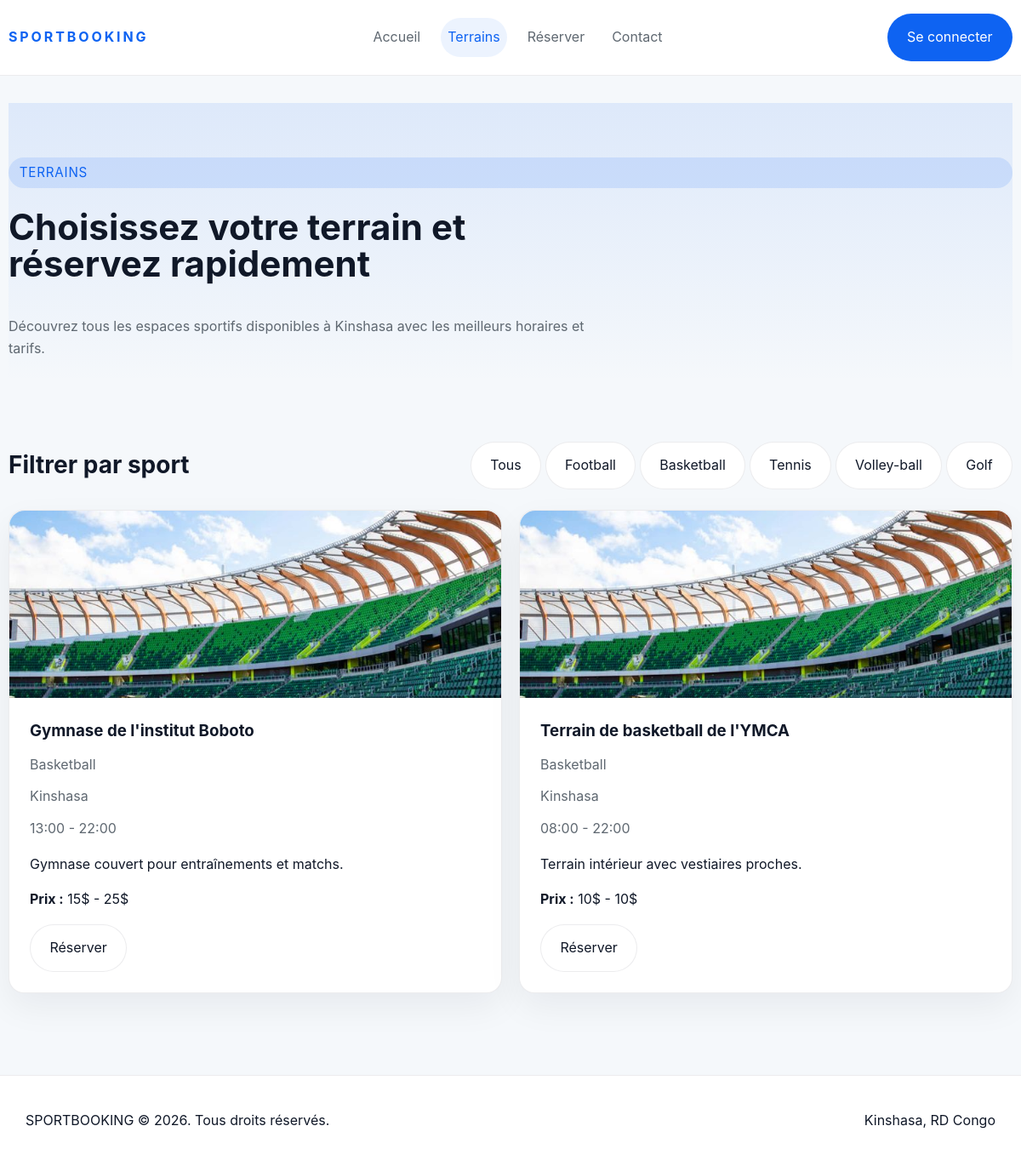
Screenshot of /terrains.php?sport=Basketball with the database file from the repository.
### tables this page shows
CREATE TABLE IF NOT EXISTS terrains (
    id INT AUTO_INCREMENT PRIMARY KEY,
    nom VARCHAR(150) NOT NULL,
    adresse VARCHAR(255) NOT NULL,
    ville VARCHAR(100) NOT NULL,
    sport VARCHAR(80) NOT NULL,
    prix_min DECIMAL(10,2) NOT NULL DEFAULT 0,
    prix_max DECIMAL(10,2) NOT NULL DEFAULT 0,
    horaire_ouverture TIME NOT NULL,
    horaire_fermeture TIME NOT NULL,
    description TEXT,
    image VARCHAR(255) DEFAULT NULL,
    statut ENUM('actif','inactif') NOT NULL DEFAULT 'actif'
);

### includes/functions.php (called while the page is built, shortened)
<?php
function h($value)
{
    return htmlspecialchars($value, ENT_QUOTES | ENT_SUBSTITUTE, 'UTF-8');
}

### terrains.php (the view)
<?php
require_once 'config/connexion.php';
require_once 'includes/header.php';
$sport = filter_input(INPUT_GET, 'sport', FILTER_SANITIZE_STRING);
if ($sport) {
    $stmt = $pdo->prepare('SELECT * FROM terrains WHERE statut = :statut AND sport = :sport ORDER BY nom');
    $stmt->execute(['statut' => 'actif', 'sport' => $sport]);
} else {
    $stmt = $pdo->query('SELECT * FROM terrains WHERE statut = "actif" ORDER BY nom');
}
$terrains = $stmt->fetchAll();
?>
<section class="hero container">
    <div class="hero-inner">
        <span class="eyebrow">Terrains</span>
        <h1>Choisissez votre terrain et réservez rapidement</h1>
        <p>Découvrez tous les espaces sportifs disponibles à Kinshasa avec les meilleurs horaires et tarifs.</p>
    </div>
</section>
<section class="section-overview container">
    <div class="section-heading">
        <h2>Filtrer par sport</h2>
        <div>
            <a class="btn btn-outline" href="terrains.php">Tous</a>
            <a class="btn btn-outline" href="terrains.php?sport=Football">Football</a>
            <a class="btn btn-outline" href="terrains.php?sport=Basketball">Basketball</a>
            <a class="btn btn-outline" href="terrains.php?sport=Tennis">Tennis</a>
            <a class="btn btn-outline" href="terrains.php?sport=Volley-ball">Volley-ball</a>
            <a class="btn btn-outline" href="terrains.php?sport=Golf">Golf</a>
        </div>
    </div>
    <?php if (empty($terrains)): ?>
        <p>Aucun terrain trouvé pour ce filtre.</p>
    <?php else: ?>
        <div class="card-grid">
            <?php foreach ($terrains as $terrain): ?>
                <article class="terrain-card">
                    <img src="<?= h($terrain['image'] ?: 'assets/images/B.jpeg') ?>" alt="<?= h($terrain['nom']) ?>">
                    <div class="terrain-card-body">
                        <h3><?= h($terrain['nom']) ?></h3>
                        <div class="terrain-meta">
                            <span><?= h($terrain['sport']) ?></span>
                            <span><?= h($terrain['ville']) ?></span>
                            <span><?= date('H:i', strtotime($terrain['horaire_ouverture'])) ?> - <?= date('H:i', strtotime($terrain['horaire_fermeture'])) ?></span>
                        </div>
                        <p><?= h($terrain['description']) ?></p>
                        <p><strong>Prix :</strong> <?= number_format($terrain['prix_min'], 0, ',', ' ') ?>$ - <?= number_format($terrain['prix_max'], 0, ',', ' ') ?>$</p>
                        <a href="reservation.php?terrain=<?= h($terrain['id']) ?>" class="btn btn-secondary">Réserver</a>
                    </div>
                </article>
            <?php endforeach; ?>
        </div>
    <?php endif; ?>
</section>
<?php require_once 'includes/footer.php'; ?>

### assets/css/style.css (style rules this page uses)
:root { --bg: #f5f8fb; --surface: #ffffff; --surface-alt: #edf3fa; --text: #101828; --muted: #5f6871; --primary: #0e63f2; --primary-dark: #0c54cc; --success: #16a34a; --danger: #dc2626; --border: rgba(15, 23, 42, 0.08); --radius: 18px; --max-width: 1180px; }
* { box-sizing: border-box; }
html { scroll-behavior: smooth; }
body { margin: 0; font-family: Inter, system-ui, -apple-system, BlinkMacSystemFont, 'Segoe UI', sans-serif; background: var(--bg); color: var(--text); line-height: 1.6; }
a { color: inherit; text-decoration: none; }
img { max-width: 100%; display: block; }
.container { width: min(100%, var(--max-width)); margin: 0 auto; padding: 0 1.25rem; }
.btn { display: inline-flex; align-items: center; justify-content: center; gap: 0.5rem; padding: 0.9rem 1.4rem; border-radius: 999px; border: 1px solid transparent; cursor: pointer; transition: all 0.2s ease; }
.btn-secondary, .btn-outline { background: var(--surface); color: var(--text); border-color: var(--border); }
.hero { padding: 4rem 0 3rem; background: linear-gradient(180deg, rgba(14, 99, 242, 0.1), transparent 90%); }
.hero-inner, .hero-content { display: grid; gap: 1.5rem; }
.hero h1 { margin: 0; font-size: clamp(2.5rem, 3.5vw, 4rem); line-height: 1.03; max-width: 720px; }
.eyebrow { display: inline-block; padding: 0.35rem 0.8rem; border-radius: 999px; background: rgba(14, 99, 242, 0.12); color: var(--primary); font-size: 0.95rem; letter-spacing: 0.05em; text-transform: uppercase; }
.hero p, .section-description { max-width: 680px; color: var(--muted); }
.section-overview { padding: 2rem 0; }
.card-grid { display: grid; gap: 1.25rem; grid-template-columns: repeat(auto-fit, minmax(260px, 1fr)); }
.terrain-card, .form-card, .message-card { border: 1px solid var(--border); border-radius: var(--radius); background: var(--surface); box-shadow: 0 16px 40px rgba(15, 23, 42, 0.06); }
.terrain-card img { border-top-left-radius: var(--radius); border-top-right-radius: var(--radius); object-fit: cover; height: 220px; width: 100%; }
.terrain-card-body, .message-card-body, .form-card-body { padding: 1.5rem; }
.terrain-card h3, .message-card h3 { margin-top: 0; margin-bottom: 0.75rem; }
.terrain-meta { display: grid; gap: 0.75rem; color: var(--muted); margin-bottom: 1rem; }
.terrain-meta span { display: inline-flex; gap: 0.5rem; }
.section-heading { display: flex; align-items: center; justify-content: space-between; gap: 1rem; margin-bottom: 1.5rem; }
.section-heading h2 { margin: 0; font-size: 1.75rem; }

### rows the page displays
terrains: image (picture), nom "Gymnase de l'institut Boboto", sport "Basketball", ville "Kinshasa", horaire_ouverture "13:00", horaire_fermeture "22:00", description "Gymnase couvert pour entraînements et matchs.", prix_min "15", prix_max "25"
terrains: image (picture), nom "Terrain de basketball de l'YMCA", sport "Basketball", ville "Kinshasa", horaire_ouverture "08:00", horaire_fermeture "22:00", description "Terrain intérieur avec vestiaires proches.", prix_min "10", prix_max "10"
